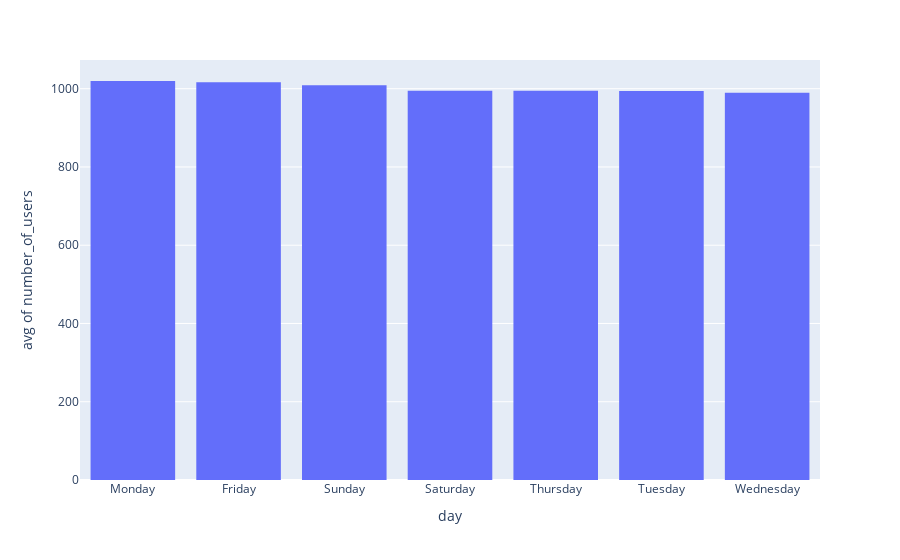

The notebook cell this image was saved under:
### Markdown cell above
#### Sorting bins based on content

Let's come back to the example where we plotted the average number of users for each day and order the bins based on the y-axis values, from largest to lowest. This is how it can be done:

### Code cell
fig = px.histogram(data_users_dict, x="day", y='number_of_users', histfunc='avg').update_xaxes(categoryorder='total descending')
fig.show()

### Figure 1 — Plotly figure (JSON) as saved in the notebook; plotly's stock layout.template omitted (floating-point values rounded to 4 significant figures)
{"data": [{"alignmentgroup": "True", "bingroup": "x", "histfunc": "avg", "hovertemplate": "day=%{x}<br>avg of number_of_users=%{y}<extra></extra>", "legendgroup": "", "marker": {"color": "#636efa", "pattern": {"shape": ""}}, "name": "", "offsetgroup": "", "orientation": "v", "showlegend": false, "type": "histogram", "x": ["Wednesday", "Thursday", "Friday", "Saturday", "Sunday", "Monday", "Tuesday", "Wednesday", "Thursday", "Friday", "Saturday", "Sunday", "Monday", "Tuesday", "Wednesday", "Thursday", "Friday", "Saturday", "Sunday", "Monday", "Tuesday", "Wednesday", "Thursday", "Friday", "Saturday", "Sunday", "Monday", "Tuesday", "Wednesday", "Thursday", "Friday", "Saturday", "Sunday", "Monday", "Tuesday", "Wednesday", "Thursday", "Friday", "Saturday", "Sunday", "Monday", "Tuesday", "Wednesday", "Thursday", "Friday", "Saturday", "Sunday", "Monday", "Tuesday", "Wednesday", "Thursday", "Friday", "Saturday", "Sunday", "Monday", "Tuesday", "Wednesday", "Thursday", "Friday", "Saturday", "Sunday", "Monday", "Tuesday", "Wednesday", "Thursday", "Friday", "Saturday", "Sunday", "Monday", "Tuesday", "Wednesday", "Thursday", "Friday", "Saturday", "Sunday", "Monday", "Tuesday", "Wednesday", "Thursday", "Friday", "Saturday", "Sunday", "Monday", "Tuesday", "Wednesday", "Thursday", "Friday", "Saturday", "Sunday", "Monday", "Tuesday", "Wednesday", "Thursday", "Friday", "Saturday", "Sunday", "Monday", "Tuesday", "Wednesday", "Thursday", "Friday", "Saturday", "Sunday", "Monday", "Tuesday", "Wednesday", "Thursday", "Friday", "Saturday", "Sunday", "Monday", "Tuesday", "Wednesday", "Thursday", "Friday", "Saturday", "Sunday", "Monday", "Tuesday", "Wednesday"], "xaxis": "x", "y": [1049, 992, 992, 987, 965, 1038, 998, 1019, 1055, 1055, 913, 991, 951, 1089, 956, 956, 959, 959, 992, 947, 979, 1004, 950, 988, 966, 1051, 1015, 960, 1000, 1060, 1011, 968, 1022, 1011, 998, 998, 953, 928, 983, 1057, 1032, 949, 1063, 1008, 1109, 977, 1109, 1018, 929, 971, 1033, 1107, 1004, 996, 1033, 1051, 999, 1035, 1006, 1025, 983, 1056, 962, 834, 1007, 882, 1096, 1030, 1011, 956, 1021, 971, 1032, 948, 1045, 926, 920, 1067, 1035, 991, 1005, 1020, 1072, 912, 1017, 920, 1038, 1043, 990, 1125, 1022, 958, 958, 1085, 1032, 875, 1012, 1110, 952, 944, 1073, 973, 992, 1017, 1056, 938, 1033, 989, 1013, 1025, 1057, 1002, 1045, 1001, 1031, 1020, 1001, 1013, 1003, 917], "yaxis": "y"}], "layout": {"barmode": "relative", "legend": {"tracegroupgap": 0}, "margin": {"t": 60}, "xaxis": {"anchor": "y", "categoryorder": "total descending", "domain": [0, 1], "title": {"text": "day"}}, "yaxis": {"anchor": "x", "domain": [0, 1], "title": {"text": "avg of number_of_users"}}}}
